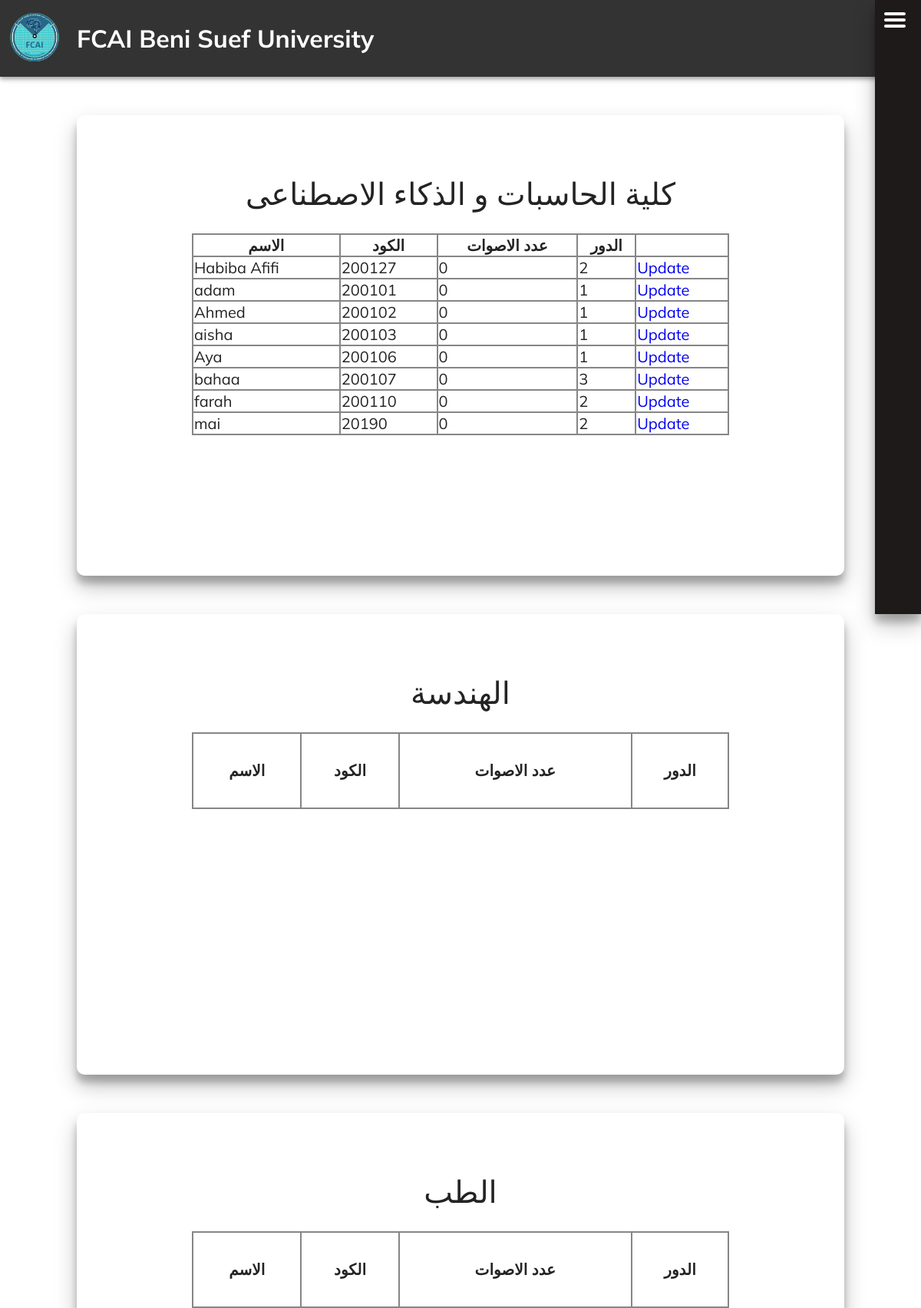
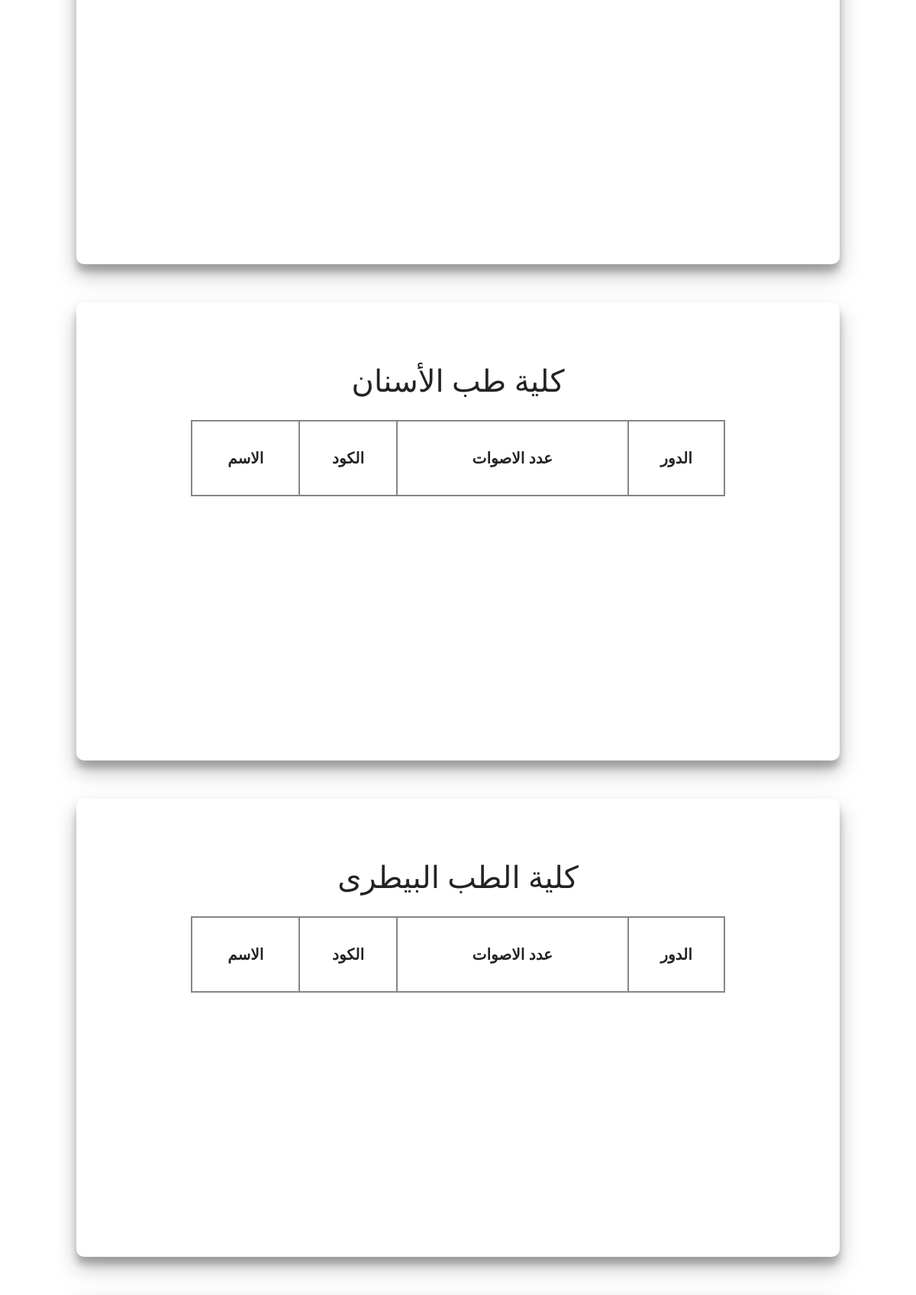
Page /result_control/ (signed in, upper part) on the committed database (2 pictures, top to bottom).
### training/models.py (models this page shows, shortened)
class Nominee_user(models.Model):
    UserModelKey = models.OneToOneField(User_Model, on_delete=models.CASCADE)
    phone_no = models.IntegerField()
    email = models.EmailField(max_length=50)
    community = models.CharField(max_length= 32, choices=[('1', 'اللجنة العلمية'),
                                           ('2', 'اللجنة الرياضية'),
                                           ('3', 'اللجنة الاجتماعية'),
                                           ('4', 'أسرة الجوالة و الخدمات'),
                                           ('5', 'اللجنة الثقافية'),
                                           ('6', 'اللجنة الفنية'),
                                           ('7', 'لجنة الاسر و الرحلات')
                                  ], default='1')
    rec_letter = models.FileField()
    final_list = models.BooleanField(default=False)
    role = models.CharField(max_length=25, choices=[('1', 'لم يحدد'),
                                           ('2', 'عضو'),
                                           ('3', 'أمين لجنة على مستوى الكلية'),
                                           ('4', 'مساعد أمين لجنة على مستوى الكلية'),
                                           ('5', 'نائب رئيس اتحاد طلاب الكلية'),
                                           ('6', 'رئيس اتحاد طلاب الكلية'),
                                           ('7', 'أمين لجنة على مستوى الجامعة'),
                                           ('8', 'مساعد أمين لجنة على مستوى الجامعة'),
                                           ('9', 'نائب رئيس اتحاد طلاب الجامعة'),
                                           ('10', 'رئيس اتحاد طلاب الجامعة'),
                                  ], default = "1")
    communityMemberElections = models.BooleanField(default=False)
    collegeCommunityTrusteeOreHelperElections = models.BooleanField(default=False)
    collegeStudentUnionPresidentOrViceElections = models.BooleanField(default=False)
    universityElections = models.BooleanField(default=False)
    communityMemberElectionsNumOfVotes = models.IntegerField(default=0)
    collegeCommunityTrusteeOreHelperElectionsNumOfVotes = models.IntegerField(default=0)
    collegeStudentUnionPresidentOrViceElectionsNumOfVotes = models.IntegerField(default=0)
    universityElectionsNumOfVotes =  models.IntegerField(default=0)
    def __str__(self):
        return str(self.UserModelKey.Name)

class User_Model(models.Model):
    Userkey = models.OneToOneField(User, on_delete=models.CASCADE)
    Name = models.CharField(max_length=50, default="")
    Student_id = models.IntegerField(unique=True)
    address = models.CharField(max_length=200, null=True)
    birthdate = models.DateField(null=True)
    college = models.CharField(max_length=20, choices=[('1', 'كلية الحاسبات و الذكاء الاصطناعى'),
                                           ('2', 'كلية الهندسة'),
                                            ('3', 'كلية الطب'),
                                            ('4', 'كلية طب الأسنان'),
                                            ('5', 'كلية الطب البيطرى'),
                                           ('6', 'كلية العلوم'),
                                           ('7', 'كلية الصيدلة'),
                                           ('8', 'كلية التمريض'),
                                           ('9', 'كلية التكنولوجيا و التعليم'),
                                           ('10', 'كلية الدراسات العليا للعلوم المتقدمة'),
                                           ('11', 'كلية علوم الملاحة و تكنولوجيا الفضاء'),
                                           ('12', 'كلية علوم ذوى الاحتياجات الخاصة'),
                                           ('13', 'كلية علوم الأرض'),
                                           ('14', 'كلية الفنون التطبيقية'),
                                           ('15', 'كلية تكنولوجيا العلوم الصحية التطبيقية'),
                                           ('16', 'كلية الزراعة'),
                                           ('17', 'كلية العلاج الطبيعى'),
                                           ('18', 'كلية الإعلام'),
                                           ('19', 'كلية التجارة'),
                                           ('20', 'كلية الآداب'),
                                           ('21', 'كلية التربية'),
                                            ('22', 'كلية الحقوق'),
                                           ('23', 'كلية التربية الرياضية'),
                                           ('24', 'كلية السياسة و الاقتصاد'),
                                           ('25', 'كلية التربية للطفولة المبكرة'),
                                           ('26', 'كلية الألسن'),
                                           ('27', 'كلية الخدمة الاجتماعية التنموية'),
                                           ('28', 'كلية السياحة و الفنادق'),
                                  ])
    collegeYear = models.IntegerField(null=True)
    Voting_status_1 = models.BooleanField(default=False)
    Voting_status_2 = models.BooleanField(default=False)
    Voting_status_3 = models.BooleanField(default=False)
    Voting_status_4 = models.BooleanField(default=False)

### training/views.py (the view)
# urls.py: path('result_control/',
@login_required
def result_control(request):
    college = ['one','two','three','Four','Five','Six','Seven','Eight','Nine','Ten','Eleven'
               ,'Twelve','Thirteen','Fourteen','Fifteen','Sixteen','Seventeen',
               'Eighteen','Nineteen','Twenty','Twentyone','Twentytwo','Twentythree','Twentyfour',
               'Twentyfive','Twentysix','Twentyseven','Twentyeight']
    con = {}
    for i , item in enumerate(college):
        userinsamecollege = User_Model.objects.filter(college = int(i + 1))
        nominee_list = Nominee_user.objects.filter(final_list = True ,  UserModelKey__in = userinsamecollege)
        con[item] = nominee_list
    if type == 'communityMemberElections':
        return render(request, 'resultcontrol1.html', context = con)
    if type == 'collegeCommunityTrusteeOreHelperElections':
        return render(request, 'resultcontrol2.html', context = con)
    if type == 'collegeStudentUnionPresidentOrViceElections':
        return render(request, 'resultcontrol3.html', context = con)
    if type == 'universityElections':
        return render(request, 'resultcontrol4.html', context = con)
    return render(request, 'resultcontrol1.html', context = con)

### mysite/context_processors.py (called while the page is built)
def control_content(request):
    return {'access' : Control_content.objects.first()}

### training/templates/resultcontrol1.html (shortened to what this page needs)
{% extends 'base.html' %}
{% block headcontent %}
{% load static %}
{% endblock %}
{% block maincontent %}
<div class="sharp card large">
    <h1 class="card-name">كلية الحاسبات و الذكاء الاصطناعى </h1>
    <table class="normal-table">
        <tr>
            <th>
                الاسم
            </th>
            <th>
                الكود
            </th>
            <th>
                عدد الاصوات
            </th>
            <th>
                الدور
            </th>
        </tr>
        {%for j in one %}
        <tr>
            <td>
                {{j}}
            </td>
            <td>
                {{j.UserModelKey.Student_id}}
            </td>
            <td>
                {{j.communityMemberElectionsNumOfVotes}}
            </td>
            <td>
                {{j.role}}
            </td>
            <td align="right">
                <a href="{%url 'update_nominee_result' j.UserModelKey.Student_id%}">Update</a>
            </td>
        </tr>
        {%endfor%}
    </table>
</div>
<div class="sharp card large">
    <h1 class="card-name">الهندسة </h1>
    <table class="normal-table">
        <tr>
            <th>
                الاسم
            </th>
            <th>
                الكود
            </th>
            <th>
                عدد الاصوات
            </th>
            <th>
                الدور
            </th>
        </tr>
    </table>
</div>
<div class="sharp card large">
    <h1 class="card-name">الطب </h1>
    <table class="normal-table">
        <tr>
            <th>
                الاسم
            </th>
            <th>
                الكود
            </th>
            <th>
                عدد الاصوات
            </th>
            <th>
                الدور
            </th>
        </tr>
    </table>
</div>
<div class="sharp card large">
    <h1 class="card-name">كلية طب الأسنان </h1>
    <table class="normal-table">
        <tr>
            <th>
                الاسم
            </th>
            <th>
                الكود
            </th>
            <th>
                عدد الاصوات
            </th>
            <th>
                الدور
            </th>
        </tr>
    </table>
</div>
<div class="sharp card large">
    <h1 class="card-name">كلية الطب البيطرى </h1>
    <table class="normal-table">
        <tr>
            <th>
                الاسم
            </th>
            <th>
                الكود
            </th>
            <th>
                عدد الاصوات
            </th>
            <th>
                الدور
            </th>
        </tr>
    </table>
</div>
{% endblock %}

### training/static/css/common.css (style rules this page uses)
.card { display: flex; flex-flow: column; align-items: center; box-shadow: rgba(0, 0, 0, 0.25) 0px 14px 28px, rgba(0, 0, 0, 0.22) 0px 10px 10px; padding: 50px 0 50px; font: 25px muli; color:rgb(35, 35, 35); }
.card-name { font: 40px muli; color:rgb(35, 35, 35); }
.sharp { border-radius: 10px; }
.large { min-width: 500px; width: 100%; max-width: 100%; min-height: 500px; }
.normal-table { min-width: 400px; width:70%; min-height: 100px; z-index: 1; margin-bottom: 20px; font: 80% muli; border-collapse: collapse; border: 2px solid rgb(134, 134, 134); }
table td + td { border-left:2px solid rgb(134, 134, 134); }
th { text-align: center; border:2px solid rgb(134, 134, 134); }
td { text-align: left; border:2px solid rgb(134, 134, 134); }

### rows in the picture
Nominee_user: UserModelKey.Name "Habiba Afifi", UserModelKey.Student_id "200127", communityMemberElectionsNumOfVotes "0", role "2"
Nominee_user: UserModelKey.Name "adam", UserModelKey.Student_id "200101", communityMemberElectionsNumOfVotes "0", role "1"
Nominee_user: UserModelKey.Name "Ahmed", UserModelKey.Student_id "200102", communityMemberElectionsNumOfVotes "0", role "1"
Nominee_user: UserModelKey.Name "aisha", UserModelKey.Student_id "200103", communityMemberElectionsNumOfVotes "0", role "1"
Nominee_user: UserModelKey.Name "Aya", UserModelKey.Student_id "200106", communityMemberElectionsNumOfVotes "0", role "1"
Nominee_user: UserModelKey.Name "bahaa", UserModelKey.Student_id "200107", communityMemberElectionsNumOfVotes "0", role "3"
Nominee_user: UserModelKey.Name "farah", UserModelKey.Student_id "200110", communityMemberElectionsNumOfVotes "0", role "2"
Nominee_user: UserModelKey.Name "mai", UserModelKey.Student_id "20190", communityMemberElectionsNumOfVotes "0", role "2"
